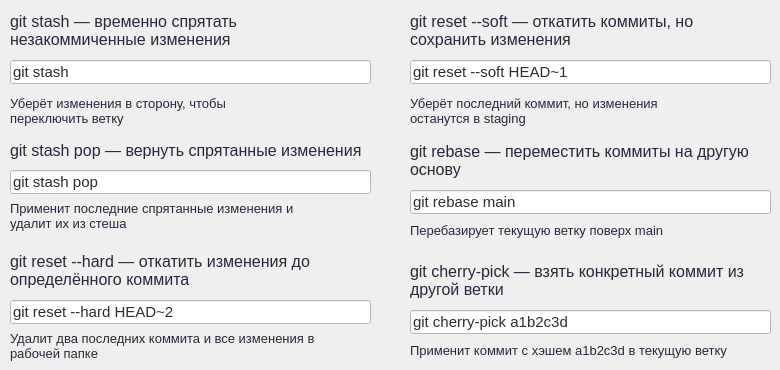
     <widget class="QWidget" name="page_5">
      <widget class="QLabel" name="label_47">
       <property name="geometry">
        <rect>
         <x>10</x>
         <y>10</y>
         <width>351</width>
         <height>41</height>
        </rect>
       </property>
       <property name="font">
        <font>
         <family>Yu Gothic UI</family>
         <pointsize>12</pointsize>
        </font>
       </property>
       <property name="styleSheet">
        <string notr="true">color: rgb(44, 37, 58);
background-color: rgba(255, 255, 255, 0);
border: none;</string>
       </property>
       <property name="text">
        <string>git stash — временно спрятать 
незакоммиченные изменения</string>
       </property>
      </widget>
      <widget class="QLabel" name="label_48">
       <property name="geometry">
        <rect>
         <x>10</x>
         <y>90</y>
         <width>371</width>
         <height>41</height>
        </rect>
       </property>
       <property name="font">
        <font>
         <family>Yu Gothic UI</family>
         <pointsize>10</pointsize>
        </font>
       </property>
       <property name="styleSheet">
        <string notr="true">color: rgb(44, 37, 58);
background-color: rgba(255, 255, 255, 0);
border: none;</string>
       </property>
       <property name="text">
        <string>Уберёт изменения в сторону, чтобы 
переключить ветку</string>
       </property>
      </widget>
      <widget class="QLineEdit" name="lineEdit_24">
       <property name="geometry">
        <rect>
         <x>10</x>
         <y>60</y>
         <width>361</width>
         <height>24</height>
        </rect>
       </property>
       <property name="font">
        <font>
         <family>Yu Gothic UI</family>
         <pointsize>11</pointsize>
        </font>
       </property>
       <property name="styleSheet">
        <string notr="true">background-color: rgb(255, 255, 255);
color: rgb(45, 45, 45);</string>
       </property>
       <property name="text">
        <string>git stash</string>
       </property>
      </widget>
      <widget class="QLabel" name="label_49">
       <property name="geometry">
        <rect>
         <x>10</x>
         <y>140</y>
         <width>361</width>
         <height>21</height>
        </rect>
       </property>
       <property name="font">
        <font>
         <family>Yu Gothic UI</family>
         <pointsize>12</pointsize>
        </font>
       </property>
       <property name="styleSheet">
        <string notr="true">color: rgb(44, 37, 58);
background-color: rgba(255, 255, 255, 0);
border: none;</string>
       </property>
       <property name="text">
        <string>git stash pop — вернуть спрятанные изменения</string>
       </property>
      </widget>
      <widget class="QLabel" name="label_50">
       <property name="geometry">
        <rect>
         <x>10</x>
         <y>200</y>
         <width>351</width>
         <height>31</height>
        </rect>
       </property>
       <property name="font">
        <font>
         <family>Yu Gothic UI</family>
         <pointsize>10</pointsize>
        </font>
       </property>
       <property name="styleSheet">
        <string notr="true">color: rgb(44, 37, 58);
background-color: rgba(255, 255, 255, 0);
border: none;</string>
       </property>
       <property name="text">
        <string>Применит последние спрятанные изменения и 
удалит их из стеша</string>
       </property>
      </widget>
      <widget class="QLineEdit" name="lineEdit_25">
       <property name="geometry">
        <rect>
         <x>10</x>
         <y>170</y>
         <width>361</width>
         <height>24</height>
        </rect>
       </property>
       <property name="font">
        <font>
         <family>Yu Gothic UI</family>
         <pointsize>11</pointsize>
        </font>
       </property>
       <property name="styleSheet">
        <string notr="true">background-color: rgb(255, 255, 255);
color: rgb(45, 45, 45);</string>
       </property>
       <property name="text">
        <string>git stash pop</string>
       </property>
      </widget>
      <widget class="QLabel" name="label_51">
       <property name="geometry">
        <rect>
         <x>10</x>
         <y>250</y>
         <width>361</width>
         <height>41</height>
        </rect>
       </property>
       <property name="font">
        <font>
         <family>Yu Gothic UI</family>
         <pointsize>12</pointsize>
        </font>
       </property>
       <property name="styleSheet">
        <string notr="true">color: rgb(44, 37, 58);
background-color: rgba(255, 255, 255, 0);
border: none;</string>
       </property>
       <property name="text">
        <string>git reset --hard — откатить изменения до 
определённого коммита</string>
       </property>
      </widget>
      <widget class="QLineEdit" name="lineEdit_26">
       <property name="geometry">
        <rect>
         <x>10</x>
         <y>300</y>
         <width>361</width>
         <height>24</height>
        </rect>
       </property>
       <property name="font">
        <font>
         <family>Yu Gothic UI</family>
         <pointsize>11</pointsize>
        </font>
       </property>
       <property name="styleSheet">
        <string notr="true">background-color: rgb(255, 255, 255);
color: rgb(45, 45, 45);</string>
       </property>
       <property name="text">
        <string>git reset --hard HEAD~2</string>
       </property>
      </widget>
      <widget class="QLabel" name="label_52">
       <property name="geometry">
        <rect>
         <x>10</x>
         <y>330</y>
         <width>351</width>
         <height>31</height>
        </rect>
       </property>
       <property name="font">
        <font>
         <family>Yu Gothic UI</family>
         <pointsize>10</pointsize>
        </font>
       </property>
       <property name="styleSheet">
        <string notr="true">color: rgb(44, 37, 58);
background-color: rgba(255, 255, 255, 0);
border: none;</string>
       </property>
       <property name="text">
        <string>Удалит два последних коммита и все изменения в 
рабочей папке</string>
       </property>
      </widget>
      <widget class="QLabel" name="label_53">
       <property name="geometry">
        <rect>
         <x>410</x>
         <y>90</y>
         <width>351</width>
         <height>41</height>
        </rect>
       </property>
       <property name="font">
        <font>
         <family>Yu Gothic UI</family>
         <pointsize>10</pointsize>
        </font>
       </property>
       <property name="styleSheet">
        <string notr="true">color: rgb(44, 37, 58);
background-color: rgba(255, 255, 255, 0);
border: none;</string>
       </property>
       <property name="text">
        <string>Уберёт последний коммит, но изменения 
останутся в staging</string>
       </property>
      </widget>
      <widget class="QLineEdit" name="lineEdit_27">
       <property name="geometry">
        <rect>
         <x>410</x>
         <y>60</y>
         <width>361</width>
         <height>24</height>
        </rect>
       </property>
       <property name="font">
        <font>
         <family>Yu Gothic UI</family>
         <pointsize>11</pointsize>
        </font>
       </property>
       <property name="styleSheet">
        <string notr="true">background-color: rgb(255, 255, 255);
color: rgb(45, 45, 45);</string>
       </property>
       <property name="text">
        <string>git reset --soft HEAD~1</string>
       </property>
      </widget>
      <widget class="QLabel" name="label_54">
       <property name="geometry">
        <rect>
         <x>410</x>
         <y>10</y>
         <width>361</width>
         <height>41</height>
        </rect>
       </property>
       <property name="font">
        <font>
         <family>Yu Gothic UI</family>
         <pointsize>12</pointsize>
        </font>
       </property>
       <property name="styleSheet">
        <string notr="true">color: rgb(44, 37, 58);
background-color: rgba(255, 255, 255, 0);
border: none;</string>
       </property>
       <property name="text">
        <string>git reset --soft — откатить коммиты, но 
сохранить изменения</string>
       </property>
      </widget>
      <widget class="QLineEdit" name="lineEdit_28">
       <property name="geometry">
        <rect>
         <x>410</x>
         <y>190</y>
         <width>361</width>
         <height>24</height>
        </rect>
       </property>
       <property name="font">
        <font>
         <family>Yu Gothic UI</family>
         <pointsize>11</pointsize>
        </font>
       </property>
       <property name="styleSheet">
        <string notr="true">background-color: rgb(255, 255, 255);
color: rgb(45, 45, 45);</string>
       </property>
       <property name="text">
        <string>git rebase main</string>
       </property>
      </widget>
      <widget class="QLabel" name="label_55">
       <property name="geometry">
        <rect>
         <x>410</x>
         <y>220</y>
         <width>351</width>
         <height>21</height>
        </rect>
       </property>
       <property name="font">
        <font>
         <family>Yu Gothic UI</family>
         <pointsize>10</pointsize>
        </font>
       </property>
       <property name="styleSheet">
        <string notr="true">color: rgb(44, 37, 58);
background-color: rgba(255, 255, 255, 0);
border: none;</string>
       </property>
       <property name="text">
        <string>Перебазирует текущую ветку поверх main</string>
       </property>
      </widget>
      <widget class="QLabel" name="label_56">
       <property name="geometry">
        <rect>
         <x>410</x>
         <y>140</y>
         <width>361</width>
         <height>41</height>
        </rect>
       </property>
       <property name="font">
        <font>
         <family>Yu Gothic UI</family>
         <pointsize>12</pointsize>
        </font>
       </property>
       <property name="styleSheet">
        <string notr="true">color: rgb(44, 37, 58);
background-color: rgba(255, 255, 255, 0);
border: none;</string>
       </property>
       <property name="text">
        <string>git rebase — переместить коммиты на другую 
основу</string>
       </property>
      </widget>
      <widget class="QLabel" name="label_57">
       <property name="geometry">
        <rect>
         <x>410</x>
         <y>340</y>
         <width>351</width>
         <height>21</height>
        </rect>
       </property>
       <property name="font">
        <font>
         <family>Yu Gothic UI</family>
         <pointsize>10</pointsize>
        </font>
       </property>
       <property name="styleSheet">
        <string notr="true">color: rgb(44, 37, 58);
background-color: rgba(255, 255, 255, 0);
border: none;</string>
       </property>
       <property name="text">
        <string>Применит коммит с хэшем a1b2c3d в текущую ветку</string>
       </property>
      </widget>
      <widget class="QLabel" name="label_58">
       <property name="geometry">
        <rect>
         <x>410</x>
         <y>260</y>
         <width>361</width>
         <height>41</height>
        </rect>
       </property>
       <property name="font">
        <font>
         <family>Yu Gothic UI</family>
         <pointsize>12</pointsize>
        </font>
       </property>
       <property name="styleSheet">
        <string notr="true">color: rgb(44, 37, 58);
background-color: rgba(255, 255, 255, 0);
border: none;</string>
       </property>
       <property name="text">
        <string>git cherry-pick — взять конкретный коммит из 
другой ветки</string>
       </property>
      </widget>
      <widget class="QLineEdit" name="lineEdit_29">
       <property name="geometry">
        <rect>
         <x>410</x>
         <y>310</y>
         <width>361</width>
         <height>24</height>
        </rect>
       </property>
       <property name="font">
        <font>
         <family>Yu Gothic UI</family>
         <pointsize>11</pointsize>
        </font>
       </property>
       <property name="styleSheet">
        <string notr="true">background-color: rgb(255, 255, 255);
color: rgb(45, 45, 45);</string>
       </property>
       <property name="text">
        <string>git cherry-pick a1b2c3d</string>
       </property>
      </widget>
     </widget>
